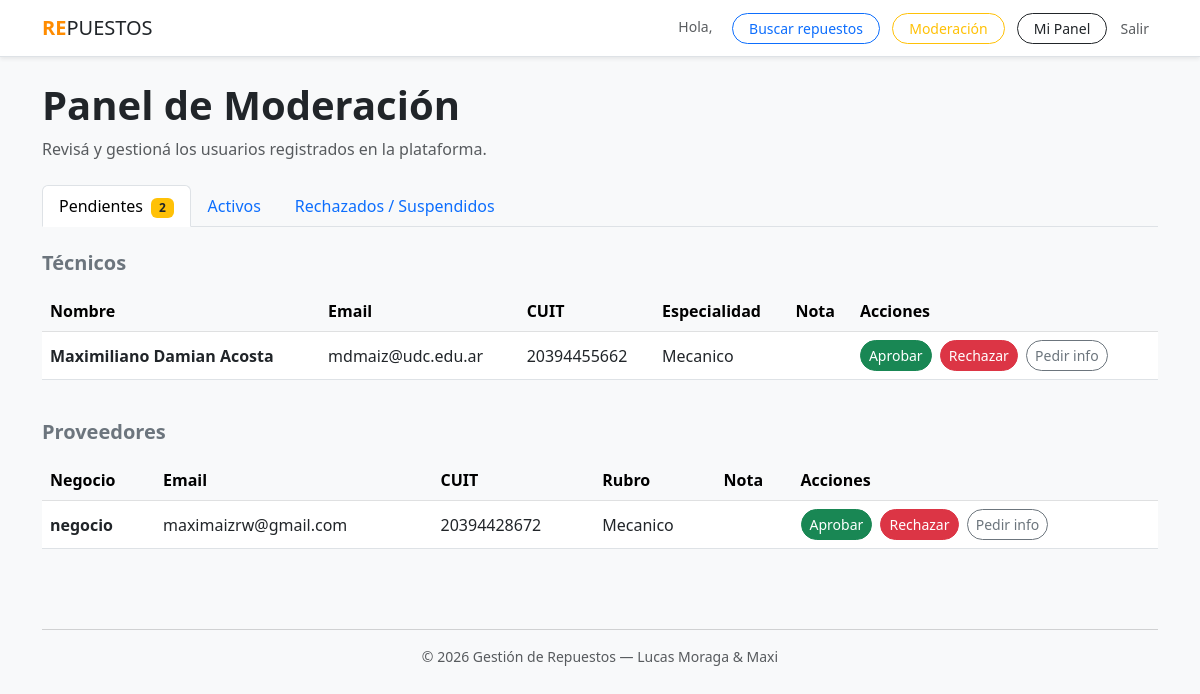
Page /moderacion/ (signed in) on the committed database.
### plataforma/models.py (models this page shows, shortened)
class Tecnico(models.Model):
    usuario = models.OneToOneField(User, on_delete=models.CASCADE)
    cuit = models.CharField(max_length=13, unique=True, null=True, blank=True)
    especialidad = models.CharField(max_length=100, choices=RUBROS_CHOICES)
    telefono = models.CharField(max_length=20, blank=True)
    ubicacion = models.CharField(max_length=200)
    estado = models.CharField(max_length=15, choices=ESTADO_USUARIO_CHOICES, default='pendiente')
    nota_admin = models.TextField(blank=True)
    is_approved = models.BooleanField(default=False)
    class Meta:
        verbose_name = "Técnico"
        verbose_name_plural = "Técnicos"

class Proveedor(models.Model):
    usuario = models.OneToOneField(User, on_delete=models.CASCADE)
    cuit = models.CharField(max_length=13, unique=True, null=True, blank=True)
    nombre_negocio = models.CharField(max_length=150)
    direccion = models.CharField(max_length=255)
    rubro = models.CharField(max_length=100, choices=RUBROS_CHOICES)
    horarios = models.CharField(max_length=200, blank=True)
    logo = models.ImageField(upload_to='proveedores/logos/', blank=True, null=True)
    imagen = models.ImageField(upload_to='proveedores/imagenes/', blank=True, null=True)
    latitud = models.FloatField(null=True, blank=True)
    longitud = models.FloatField(null=True, blank=True)
    estado = models.CharField(max_length=15, choices=ESTADO_USUARIO_CHOICES, default='pendiente')
    nota_admin = models.TextField(blank=True)
    is_approved = models.BooleanField(default=False)
    class Meta:
        verbose_name = "Proveedor"
        verbose_name_plural = "Proveedores"

### plataforma/views.py (the view)
# urls.py: path('moderacion/', views.panel_moderacion, name='panel_moderacion'),
@login_required(login_url='login')
def panel_moderacion(request):
    if not _solo_staff(request):
        return redirect('dashboard')
    context = {
        'tecnicos_pendientes': Tecnico.objects.filter(estado='pendiente').select_related('usuario'),
        'proveedores_pendientes': Proveedor.objects.filter(estado='pendiente').select_related('usuario'),
        'tecnicos_activos': Tecnico.objects.filter(estado='aprobado').select_related('usuario'),
        'proveedores_activos': Proveedor.objects.filter(estado='aprobado').select_related('usuario'),
        'tecnicos_inactivos': Tecnico.objects.filter(estado__in=['rechazado', 'suspendido']).select_related('usuario'),
        'proveedores_inactivos': Proveedor.objects.filter(estado__in=['rechazado', 'suspendido']).select_related('usuario'),
    }
    return render(request, 'plataforma/panel_moderacion.html', context)

### plataforma/context_processors.py (called while the page is built)
def pedidos_pendientes(request):
    count = 0
    if request.user.is_authenticated and hasattr(request.user, 'proveedor'):
        count = request.user.proveedor.pedidos_recibidos.filter(estado='pendiente').count()
    return {'pedidos_pendientes_count': count}

### plataforma/views.py (called while the page is built)
def _solo_staff(request):
    if not request.user.is_staff:
        messages.error(request, 'No tenés permisos para acceder a esta sección.')
        return False
    return True

### plataforma/templates/plataforma/panel_moderacion.html (shortened to what this page needs)
{% extends "plataforma/base.html" %}
{% block content %}
<div class="mb-4">
    <h1 class="fw-bold">Panel de Moderación</h1>
    <p class="text-muted">Revisá y gestioná los usuarios registrados en la plataforma.</p>
</div>
<ul class="nav nav-tabs mb-4" id="modTabs" role="tablist">
    <li class="nav-item">
        <button class="nav-link active" data-bs-toggle="tab" data-bs-target="#pendientes">
            Pendientes
            {% with total=tecnicos_pendientes.count|add:proveedores_pendientes.count %}
            {% if total %}<span class="badge bg-warning text-dark ms-1">{{ total }}</span>{% endif %}
            {% endwith %}
        </button>
    </li>
    <li class="nav-item">
        <button class="nav-link" data-bs-toggle="tab" data-bs-target="#activos">
            Activos
        </button>
    </li>
    <li class="nav-item">
        <button class="nav-link" data-bs-toggle="tab" data-bs-target="#inactivos">
            Rechazados / Suspendidos
        </button>
    </li>
</ul>
<div class="tab-content">
    <div class="tab-pane fade show active" id="pendientes">
        {% if tecnicos_pendientes %}
        <h5 class="fw-bold mb-3 text-secondary">Técnicos</h5>
        <div class="table-responsive mb-4">
            <table class="table table-hover align-middle">
                <thead class="table-light">
                    <tr>
                        <th>Nombre</th><th>Email</th><th>CUIT</th><th>Especialidad</th><th>Nota</th><th>Acciones</th>
                    </tr>
                </thead>
                <tbody>
                    {% for t in tecnicos_pendientes %}
                    <tr>
                        <td class="fw-bold">{{ t.usuario.get_full_name }}</td>
                        <td>{{ t.usuario.email }}</td>
                        <td>{{ t.cuit }}</td>
                        <td>{{ t.especialidad }}</td>
                        <td>
                        </td>
                        <td>
                            <a href="{% url 'aprobar_usuario' 'tecnico' t.pk %}"
                               class="btn btn-success btn-sm rounded-pill me-1"
                               onclick="return confirm('¿Aprobar a {{ t.usuario.get_full_name }}?')">Aprobar</a>
                            <button class="btn btn-danger btn-sm rounded-pill me-1"
                                    data-bs-toggle="modal" data-bs-target="#rechazarT{{ t.pk }}">Rechazar</button>
                            <button class="btn btn-outline-secondary btn-sm rounded-pill"
                                    data-bs-toggle="modal" data-bs-target="#infoT{{ t.pk }}">Pedir info</button>
                        </td>
                    </tr>
                    {% endfor %}
                </tbody>
            </table>
        </div>
        {% endif %}
        {% if proveedores_pendientes %}
        <h5 class="fw-bold mb-3 text-secondary">Proveedores</h5>
        <div class="table-responsive">
            <table class="table table-hover align-middle">
                <thead class="table-light">
                    <tr>
                        <th>Negocio</th><th>Email</th><th>CUIT</th><th>Rubro</th><th>Nota</th><th>Acciones</th>
                    </tr>
                </thead>
                <tbody>
                    {% for p in proveedores_pendientes %}
                    <tr>
                        <td class="fw-bold">{{ p.nombre_negocio }}</td>
                        <td>{{ p.usuario.email }}</td>
                        <td>{{ p.cuit }}</td>
                        <td>{{ p.rubro }}</td>
                        <td>
                        </td>
                        <td>
                            <a href="{% url 'aprobar_usuario' 'proveedor' p.pk %}"
                               class="btn btn-success btn-sm rounded-pill me-1"
                               onclick="return confirm('¿Aprobar a {{ p.nombre_negocio }}?')">Aprobar</a>
                            <button class="btn btn-danger btn-sm rounded-pill me-1"
                                    data-bs-toggle="modal" data-bs-target="#rechazarP{{ p.pk }}">Rechazar</button>
                            <button class="btn btn-outline-secondary btn-sm rounded-pill"
                                    data-bs-toggle="modal" data-bs-target="#infoP{{ p.pk }}">Pedir info</button>
                        </td>
                    </tr>
                    {% endfor %}
                </tbody>
            </table>
        </div>
        {% endif %}
    </div>
</div>
{% endblock %}

### plataforma/templates/plataforma/base.html (style rules this page uses)
:root { --bs-primary: #FF8C00; --bs-primary-rgb: 255, 140, 0; --green-pastel: #F0FFF4; }

### rows in the picture
Tecnico: usuario.get_full_name "Maximiliano Damian Acosta", usuario.email "mdmaiz@udc.edu.ar", cuit "20394455662", especialidad "Mecanico"
Proveedor: nombre_negocio "negocio", usuario.email "maximaizrw@gmail.com", cuit "20394428672", rubro "Mecanico"

### other values in the picture
{{ total }} "2"
